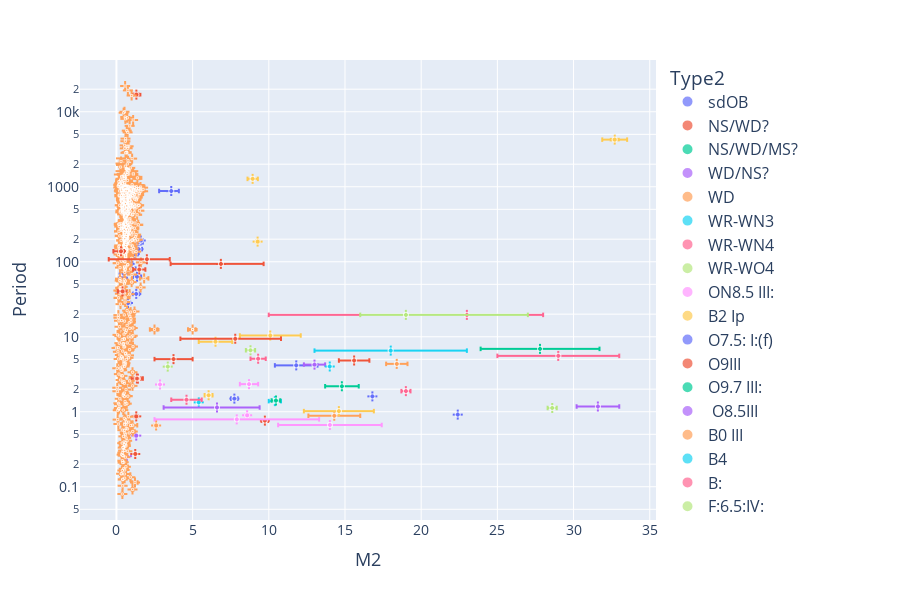

Notebook source saved alongside this figure:
### Code cell
# donor vs period
fig = plotly_vars('M2', 'Period', logx = False, logy = True, df = df_final, exclude_type2= 'NS')

### Figure 1 — Plotly figure (JSON) as saved in the notebook; plotly's stock layout.template omitted (floating-point values rounded to 4 significant figures; data arrays with more than 128 entries replaced by an {"elided": "..."} marker saying what was removed)
{"data": [{"customdata": [["Be", "HD58978"], ["Be", "HD200120"], ["Be", "HD10516"], ["Be", "HD55606"], ["Be", "HD109387"], ["Be", "HD113120"], ["Be", "HD137387"], ["Be", "HD152478"], ["Be", "HD157042"], ["Be", "HD41335"], ["Be", "HD161306"], ["Be", "HD183537"], ["Be", "HD191610"], ["Be", "HD194335"], ["Be", "HD200310"], ["Be", "HD167128"]], "error_x": {"array": [0.2, 0.145, 0.2, 0.035, 0.043, 0.31, 0.14, 0.11, 0.29, 0.22, 0.074, 0.02, 0.28, 0.27, 0.23, 0.027], "arrayminus": [0.2, 0.145, 0.2, 0.035, 0.043, 0.31, 0.14, 0.11, 0.29, 0.22, 0.074, 0.02, 0.28, 0.27, 0.23, 0.027]}, "error_y": {"array": [0.007, 0.0011, 0.0035, 0.02, 0.0058, 0.11, 0.1, 0.18, 0.04, 0.0044, 0.055, 0.0051, 0.041, 0.0029, 0.038, 0.0013], "arrayminus": [0.007, 0.0011, 0.0035, 0.02, 0.0058, 0.11, 0.1, 0.18, 0.04, 0.0044, 0.055, 0.0051, 0.041, 0.0029, 0.038, 0.0013]}, "hovertemplate": "Type2=sdOB<br>M2=%{x}<br>Period=%{y}<br>marker_size=%{marker.size}<br>Type1=%{customdata[0]}<br>System Name=%{customdata[1]}<extra></extra>", "legendgroup": "sdOB", "marker": {"color": "#636efa", "size": [5, 5, 5, 5, 5, 5, 5, 5, 5, 5, 5, 5, 5, 5, 5, 5], "sizemode": "area", "sizeref": 0.2, "symbol": "circle"}, "mode": "markers", "name": "sdOB", "showlegend": true, "type": "scattergl", "x": [1.3, 0.765, 1.2, 0.865, 0.426, 1.43, 1.6, 0.53, 1.06, 1.03, 0.784, 0.477, 0.76, 1.35, 1.45, 0.27], "xaxis": "x", "y": [37.25, 28.19, 126.7, 93.76, 61.55, 181.5, 192.1, 236.5, 176.2, 80.87, 99.31, 69.53, 359.3, 63.15, 147.6, 40.33], "yaxis": "y"}, {"customdata": [["MS", "2XMM J1255"], ["MS", "2MASS J06163552"], ["MS", "LAMOST J1123"], ["RG", "56 UMa"], ["MS", "J0606+2132"], ["MS", "G3431"]], "error_x": {"array": [0.18, 0.1, 0.03, 0.12, 0.4, NaN], "arrayminus": [0.21, 0.1, 0.03, 0.12, 0.35, NaN]}, "error_y": {"array": [1.3e-05, 1e-06, 1.8e-07, 401.0, 2e-05, 0.19], "arrayminus": [1.3e-05, 1e-06, 1.8e-07, 438.0, 2.1e-05, 0.2]}, "hovertemplate": "Type2=NS/WD?<br>M2=%{x}<br>Period=%{y}<br>marker_size=%{marker.size}<br>Type1=%{customdata[0]}<br>System Name=%{customdata[1]}<extra></extra>", "legendgroup": "NS/WD?", "marker": {"color": "#EF553B", "size": [5, 5, 5, 5, 5, 5], "sizemode": "area", "sizeref": 0.2, "symbol": "circle"}, "mode": "markers", "name": "NS/WD?", "showlegend": true, "type": "scattergl", "x": [1.41, 1.3, 1.24, 1.31, 1.34, NaN], "xaxis": "x", "y": [2.761, 0.8666, 0.2738, 16910.0, 2.774, 120.6], "yaxis": "y"}, {"customdata": [["RG", "G8441"]], "error_x": {"array": [NaN], "arrayminus": [NaN]}, "error_y": {"array": [0.08], "arrayminus": [0.12]}, "hovertemplate": "Type2=NS/WD/MS?<br>M2=%{x}<br>Period=%{y}<br>marker_size=%{marker.size}<br>Type1=%{customdata[0]}<br>System Name=%{customdata[1]}<extra></extra>", "legendgroup": "NS/WD/MS?", "marker": {"color": "#00cc96", "size": [5], "sizemode": "area", "sizeref": 0.2, "symbol": "circle"}, "mode": "markers", "name": "NS/WD/MS?", "showlegend": true, "type": "scattergl", "x": [NaN], "xaxis": "x", "y": [46.81], "yaxis": "y"}, {"customdata": [["MS", "LAMOST J2354"], ["MS", "2MASS J1527"]], "error_x": {"array": [0.05, 0.02], "arrayminus": [0.1, 0.02]}, "error_y": {"array": [1e-05, 2e-07], "arrayminus": [1e-05, 2e-07]}, "hovertemplate": "Type2=WD/NS?<br>M2=%{x}<br>Period=%{y}<br>marker_size=%{marker.size}<br>Type1=%{customdata[0]}<br>System Name=%{customdata[1]}<extra></extra>", "legendgroup": "WD/NS?", "marker": {"color": "#ab63fa", "size": [5, 5], "sizemode": "area", "sizeref": 0.2, "symbol": "circle"}, "mode": "markers", "name": "WD/NS?", "showlegend": true, "type": "scattergl", "x": [1.3, 0.69], "xaxis": "x", "y": [0.4799, 0.2557], "yaxis": "y"}, {"customdata": {"elided": "3618x2 str values"}, "error_x": {"array": {"elided": "3618 float values"}, "arrayminus": {"elided": "3618 float values"}}, "error_y": {"array": {"elided": "3618 float values"}, "arrayminus": {"elided": "3618 float values"}}, "hovertemplate": "Type2=WD<br>M2=%{x}<br>Period=%{y}<br>marker_size=%{marker.size}<br>Type1=%{customdata[0]}<br>System Name=%{customdata[1]}<extra></extra>", "legendgroup": "WD", "marker": {"color": "#FFA15A", "size": {"elided": "3618 int values"}, "sizemode": "area", "sizeref": 0.2, "symbol": "circle"}, "mode": "markers", "name": "WD", "showlegend": true, "type": "scattergl", "x": {"elided": "3618 float values"}, "xaxis": "x", "y": {"elided": "3618 float values"}, "yaxis": "y"}, {"customdata": [["O-O9", "SMC AB 3"], ["O-O5.5 V", "SMC AB 6"]], "error_x": {"array": [NaN, 5.0], "arrayminus": [NaN, 5.0]}, "error_y": {"array": [0.005, 4e-05], "arrayminus": [0.005, 4e-05]}, "hovertemplate": "Type2=WR-WN3<br>M2=%{x}<br>Period=%{y}<br>marker_size=%{marker.size}<br>Type1=%{customdata[0]}<br>System Name=%{customdata[1]}<extra></extra>", "legendgroup": "WR-WN3", "marker": {"color": "#19d3f3", "size": [5, 5], "sizemode": "area", "sizeref": 0.2, "symbol": "circle"}, "mode": "markers", "name": "WR-WN3", "showlegend": true, "type": "scattergl", "x": [NaN, 18.0], "xaxis": "x", "y": [10.05, 6.538], "yaxis": "y"}, {"customdata": [["O-O6 I", "SMC AB 7"]], "error_x": {"array": [5.0], "arrayminus": [13.0]}, "error_y": {"array": [0.0005], "arrayminus": [0.0005]}, "hovertemplate": "Type2=WR-WN4<br>M2=%{x}<br>Period=%{y}<br>marker_size=%{marker.size}<br>Type1=%{customdata[0]}<br>System Name=%{customdata[1]}<extra></extra>", "legendgroup": "WR-WN4", "marker": {"color": "#FF6692", "size": [5], "sizemode": "area", "sizeref": 0.2, "symbol": "circle"}, "mode": "markers", "name": "WR-WN4", "showlegend": true, "type": "scattergl", "x": [23.0], "xaxis": "x", "y": [19.56], "yaxis": "y"}, {"customdata": [["O-O4 V", "SMC AB 8"]], "error_x": {"array": [8.0], "arrayminus": [3.0]}, "error_y": {"array": [0.0005], "arrayminus": [0.0005]}, "hovertemplate": "Type2=WR-WO4<br>M2=%{x}<br>Period=%{y}<br>marker_size=%{marker.size}<br>Type1=%{customdata[0]}<br>System Name=%{customdata[1]}<extra></extra>", "legendgroup": "WR-WO4", "marker": {"color": "#B6E880", "size": [5], "sizemode": "area", "sizeref": 0.2, "symbol": "circle"}, "mode": "markers", "name": "WR-WO4", "showlegend": true, "type": "scattergl", "x": [19.0], "xaxis": "x", "y": [19.56], "yaxis": "y"}, {"customdata": [["O9.7: V:", "VFTS 061"]], "error_x": {"array": [0.6], "arrayminus": [0.6]}, "error_y": {"array": [7e-06], "arrayminus": [7e-06]}, "hovertemplate": "Type2=ON8.5 III:<br>M2=%{x}<br>Period=%{y}<br>marker_size=%{marker.size}<br>Type1=%{customdata[0]}<br>System Name=%{customdata[1]}<extra></extra>", "legendgroup": "ON8.5 III:", "marker": {"color": "#FF97FF", "size": [5], "sizemode": "area", "sizeref": 0.2, "symbol": "circle"}, "mode": "markers", "name": "ON8.5 III:", "showlegend": true, "type": "scattergl", "x": [8.7], "xaxis": "x", "y": [2.333], "yaxis": "y"}, {"customdata": [["O9 III:", "VFTS 652"]], "error_x": {"array": [1.1], "arrayminus": [1.1]}, "error_y": {"array": [0.00015], "arrayminus": [0.00015]}, "hovertemplate": "Type2=B2 Ip<br>M2=%{x}<br>Period=%{y}<br>marker_size=%{marker.size}<br>Type1=%{customdata[0]}<br>System Name=%{customdata[1]}<extra></extra>", "legendgroup": "B2 Ip", "marker": {"color": "#FECB52", "size": [5], "sizemode": "area", "sizeref": 0.2, "symbol": "circle"}, "mode": "markers", "name": "B2 Ip", "showlegend": true, "type": "scattergl", "x": [6.5], "xaxis": "x", "y": [8.589], "yaxis": "y"}, {"customdata": [["ON9 Ia", "VFTS 538"]], "error_x": {"array": [1.4], "arrayminus": [1.4]}, "error_y": {"array": [2.3e-05], "arrayminus": [2.3e-05]}, "hovertemplate": "Type2=O7.5: I:(f)<br>M2=%{x}<br>Period=%{y}<br>marker_size=%{marker.size}<br>Type1=%{customdata[0]}<br>System Name=%{customdata[1]}<extra></extra>", "legendgroup": "O7.5: I:(f)", "marker": {"color": "#636efa", "size": [5], "sizemode": "area", "sizeref": 0.2, "symbol": "circle"}, "mode": "markers", "name": "O7.5: I:(f)", "showlegend": true, "type": "scattergl", "x": [11.8], "xaxis": "x", "y": [4.16], "yaxis": "y"}, {"customdata": [["O8V:", "HV 2543"]], "error_x": {"array": [1.0], "arrayminus": [1.0]}, "error_y": {"array": [4e-06], "arrayminus": [4e-06]}, "hovertemplate": "Type2=O9III<br>M2=%{x}<br>Period=%{y}<br>marker_size=%{marker.size}<br>Type1=%{customdata[0]}<br>System Name=%{customdata[1]}<extra></extra>", "legendgroup": "O9III", "marker": {"color": "#EF553B", "size": [5], "sizemode": "area", "sizeref": 0.2, "symbol": "circle"}, "mode": "markers", "name": "O9III", "showlegend": true, "type": "scattergl", "x": [15.6], "xaxis": "x", "y": [4.829], "yaxis": "y"}, {"customdata": [["O7::", "VFTS 450"]], "error_x": {"array": [3.9], "arrayminus": [3.9]}, "error_y": {"array": [2.7e-05], "arrayminus": [2.7e-05]}, "hovertemplate": "Type2=O9.7 III:<br>M2=%{x}<br>Period=%{y}<br>marker_size=%{marker.size}<br>Type1=%{customdata[0]}<br>System Name=%{customdata[1]}<extra></extra>", "legendgroup": "O9.7 III:", "marker": {"color": "#00cc96", "size": [5], "sizemode": "area", "sizeref": 0.2, "symbol": "circle"}, "mode": "markers", "name": "O9.7 III:", "showlegend": true, "type": "scattergl", "x": [27.8], "xaxis": "x", "y": [6.892], "yaxis": "y"}, {"customdata": [["O7V", "W61 28-22"]], "error_x": {"array": [0.7], "arrayminus": [0.7]}, "error_y": {"array": [1e-06], "arrayminus": [1e-06]}, "hovertemplate": "Type2= O8.5III<br>M2=%{x}<br>Period=%{y}<br>marker_size=%{marker.size}<br>Type1=%{customdata[0]}<br>System Name=%{customdata[1]}<extra></extra>", "legendgroup": " O8.5III", "marker": {"color": "#ab63fa", "size": [5], "sizemode": "area", "sizeref": 0.2, "symbol": "circle"}, "mode": "markers", "name": " O8.5III", "showlegend": true, "type": "scattergl", "x": [13.0], "xaxis": "x", "y": [4.251], "yaxis": "y"}, {"customdata": [["O7 III", "HV 2241"]], "error_x": {"array": [0.7], "arrayminus": [0.7]}, "error_y": {"array": [1e-06], "arrayminus": [1e-06]}, "hovertemplate": "Type2=B0 III<br>M2=%{x}<br>Period=%{y}<br>marker_size=%{marker.size}<br>Type1=%{customdata[0]}<br>System Name=%{customdata[1]}<extra></extra>", "legendgroup": "B0 III", "marker": {"color": "#FFA15A", "size": [5], "sizemode": "area", "sizeref": 0.2, "symbol": "circle"}, "mode": "markers", "name": "B0 III", "showlegend": true, "type": "scattergl", "x": [18.4], "xaxis": "x", "y": [4.343], "yaxis": "y"}, {"customdata": [["B2V", "TT Aur"]], "error_x": {"array": [NaN], "arrayminus": [NaN]}, "error_y": {"array": [1e-06], "arrayminus": [1e-06]}, "hovertemplate": "Type2=B4<br>M2=%{x}<br>Period=%{y}<br>marker_size=%{marker.size}<br>Type1=%{customdata[0]}<br>System Name=%{customdata[1]}<extra></extra>", "legendgroup": "B4", "marker": {"color": "#19d3f3", "size": [5], "sizemode": "area", "sizeref": 0.2, "symbol": "circle"}, "mode": "markers", "name": "B4", "showlegend": true, "type": "scattergl", "x": [5.4], "xaxis": "x", "y": [1.333], "yaxis": "y"}, {"customdata": [["B1V", "Mu1 Sco"]], "error_x": {"array": [1.0], "arrayminus": [1.0]}, "error_y": {"array": [1e-05], "arrayminus": [1e-05]}, "hovertemplate": "Type2=B:<br>M2=%{x}<br>Period=%{y}<br>marker_size=%{marker.size}<br>Type1=%{customdata[0]}<br>System Name=%{customdata[1]}<extra></extra>", "legendgroup": "B:", "marker": {"color": "#FF6692", "size": [5], "sizemode": "area", "sizeref": 0.2, "symbol": "circle"}, "mode": "markers", "name": "B:", "showlegend": true, "type": "scattergl", "x": [4.6], "xaxis": "x", "y": [1.446], "yaxis": "y"}, {"customdata": [["B3", "SV Gem"]], "error_x": {"array": [NaN], "arrayminus": [NaN]}, "error_y": {"array": [NaN], "arrayminus": [NaN]}, "hovertemplate": "Type2=F:6.5:IV:<br>M2=%{x}<br>Period=%{y}<br>marker_size=%{marker.size}<br>Type1=%{customdata[0]}<br>System Name=%{customdata[1]}<extra></extra>", "legendgroup": "F:6.5:IV:", "marker": {"color": "#B6E880", "size": [5], "sizemode": "area", "sizeref": 0.2, "symbol": "circle"}, "mode": "markers", "name": "F:6.5:IV:", "showlegend": true, "type": "scattergl", "x": [3.37], "xaxis": "x", "y": [4.0], "yaxis": "y"}, {"customdata": [["B2.5V", "V454 Cyg"]], "error_x": {"array": [NaN], "arrayminus": [NaN]}, "error_y": {"array": [NaN], "arrayminus": [NaN]}, "hovertemplate": "Type2=B7III<br>M2=%{x}<br>Period=%{y}<br>marker_size=%{marker.size}<br>Type1=%{customdata[0]}<br>System Name=%{customdata[1]}<extra></extra>", "legendgroup": "B7III", "marker": {"color": "#FF97FF", "size": [5], "sizemode": "area", "sizeref": 0.2, "symbol": "circle"}, "mode": "markers", "name": "B7III", "showlegend": true, "type": "scattergl", "x": [2.86], "xaxis": "x", "y": [2.31], "yaxis": "y"}, {"customdata": [["MS", "Gaia BH1"], ["RG", "Gaia BH2"], ["RG", "Gaia BH3"], ["O7V", "VFTS 243"], ["MS", "NGC 3201 #12560"], ["O6.5III", "HD 130298"]], "error_x": {"array": [0.1, 0.34, 0.82, 2.0, NaN, NaN], "arrayminus": [0.1, 0.34, 0.82, 2.0, NaN, NaN]}, "error_y": {"array": [0.003, 0.6, 98.5, 0.0004, 0.09, 0.000854], "arrayminus": [0.003, 0.6, 98.5, 0.0004, 0.09, 0.000854]}, "hovertemplate": "Type2=BH<br>M2=%{x}<br>Period=%{y}<br>marker_size=%{marker.size}<br>Type1=%{customdata[0]}<br>System Name=%{customdata[1]}<extra></extra>", "legendgroup": "BH", "marker": {"color": "#FECB52", "size": [5, 5, 5, 5, 5, 5], "sizemode": "area", "sizeref": 0.2, "symbol": "circle"}, "mode": "markers", "name": "BH", "showlegend": true, "type": "scattergl", "x": [9.27, 8.94, 32.7, 10.1, NaN, NaN], "xaxis": "x", "y": [185.4, 1277.0, 4253.0, 10.4, 167.0, 14.63], "yaxis": "y"}, {"customdata": [["RG", "G3425"]], "error_x": {"array": [0.5], "arrayminus": [0.8]}, "error_y": {"array": [2.0], "arrayminus": [2.0]}, "hovertemplate": "Type2=BH?<br>M2=%{x}<br>Period=%{y}<br>marker_size=%{marker.size}<br>Type1=%{customdata[0]}<br>System Name=%{customdata[1]}<extra></extra>", "legendgroup": "BH?", "marker": {"color": "#636efa", "size": [5], "sizemode": "area", "sizeref": 0.2, "symbol": "circle"}, "mode": "markers", "name": "BH?", "showlegend": true, "type": "scattergl", "x": [3.6], "xaxis": "x", "y": [877.0], "yaxis": "y"}, {"customdata": [["B", "VFTS 291"], ["B3Ve", "LB-1"], ["MS", "NGC 1850 BH1"], ["B2-3Ve", "HR 6819"], ["B0-1Ve", "2dFS 163"], ["Be", "2dFS 2553"], ["O9Ve", "Sk -71 35"], ["Be", "SMCSGS-FS 69"], ["?", "Gamma Columbae"], ["B", "Upsilon Sagittarii"]], "error_x": {"array": [1.5, 0.4, 1.25, 0.1, 1.5, 2.8, 3.0, 0.8, 0.5, 0.2], "arrayminus": [2.5, 0.4, 1.25, 0.3, 1.8, 3.3, 3.6, 1.5, 0.5, 0.5]}, "error_y": {"array": [0.038, 0.0097, NaN, 0.112, NaN, 0.08, NaN, NaN, NaN, NaN], "arrayminus": [0.038, 0.0097, NaN, 0.112, NaN, 0.07, NaN, NaN, NaN, NaN]}, "hovertemplate": "Type2=SS<br>M2=%{x}<br>Period=%{y}<br>marker_size=%{marker.size}<br>Type1=%{customdata[0]}<br>System Name=%{customdata[1]}<extra></extra>", "legendgroup": "SS", "marker": {"color": "#EF553B", "size": [5, 5, 5, 5, 5, 5, 5, 5, 5, 5], "sizemode": "area", "sizeref": 0.2, "symbol": "circle"}, "mode": "markers", "name": "SS", "showlegend": true, "type": "scattergl", "x": [2.0, 1.5, 3.75, 0.4, 3.96, 6.86, 7.8, 2.8, 4.5, 0.3], "xaxis": "x", "y": [108.1, 78.8, 5.04, 40.34, NaN, 93.6, 9.399, NaN, NaN, 137.9], "yaxis": "y"}, {"customdata": [["O6-7:(f):, Contact", "LSS 3074"]], "error_x": {"array": [1.1], "arrayminus": [1.1]}, "error_y": {"array": [0.0006], "arrayminus": [0.0006]}, "hovertemplate": "Type2=O4 f +, Contact<br>M2=%{x}<br>Period=%{y}<br>marker_size=%{marker.size}<br>Type1=%{customdata[0]}<br>System Name=%{customdata[1]}<extra></extra>", "legendgroup": "O4 f +, Contact", "marker": {"color": "#00cc96", "size": [5], "sizemode": "area", "sizeref": 0.2, "symbol": "circle"}, "mode": "markers", "name": "O4 f +, Contact", "showlegend": true, "type": "scattergl", "x": [14.8], "xaxis": "x", "y": [2.185], "yaxis": "y"}, {"customdata": [["O4.5-6V, Contact", "MY Cam"]], "error_x": {"array": [1.4], "arrayminus": [1.4]}, "error_y": {"array": [1.5e-06], "arrayminus": [1.5e-06]}, "hovertemplate": "Type2=O6V, Contact<br>M2=%{x}<br>Period=%{y}<br>marker_size=%{marker.size}<br>Type1=%{customdata[0]}<br>System Name=%{customdata[1]}<extra></extra>", "legendgroup": "O6V, Contact", "marker": {"color": "#ab63fa", "size": [5], "sizemode": "area", "sizeref": 0.2, "symbol": "circle"}, "mode": "markers", "name": "O6V, Contact", "showlegend": true, "type": "scattergl", "x": [31.6], "xaxis": "x", "y": [1.175], "yaxis": "y"}, {"customdata": [["O9V, Contact", "OGLE SMC-SC10 108086"]], "error_x": {"array": [1.7], "arrayminus": [1.7]}, "error_y": {"array": [NaN], "arrayminus": [NaN]}, "hovertemplate": "Type2=O9.5-B0V, Contact<br>M2=%{x}<br>Period=%{y}<br>marker_size=%{marker.size}<br>Type1=%{customdata[0]}<br>System Name=%{customdata[1]}<extra></extra>", "legendgroup": "O9.5-B0V, Contact", "marker": {"color": "#FFA15A", "size": [5], "sizemode": "area", "sizeref": 0.2, "symbol": "circle"}, "mode": "markers", "name": "O9.5-B0V, Contact", "showlegend": true, "type": "scattergl", "x": [14.3], "xaxis": "x", "y": [0.8831], "yaxis": "y"}, {"customdata": [["O7V, Contact", "TU Mus"]], "error_x": {"array": [0.4], "arrayminus": [0.4]}, "error_y": {"array": [1.7e-06], "arrayminus": [1.7e-06]}, "hovertemplate": "Type2=O8V, Contact<br>M2=%{x}<br>Period=%{y}<br>marker_size=%{marker.size}<br>Type1=%{customdata[0]}<br>System Name=%{customdata[1]}<extra></extra>", "legendgroup": "O8V, Contact", "marker": {"color": "#19d3f3", "size": [5], "sizemode": "area", "sizeref": 0.2, "symbol": "circle"}, "mode": "markers", "name": "O8V, Contact", "showlegend": true, "type": "scattergl", "x": [10.4], "xaxis": "x", "y": [1.387], "yaxis": "y"}, {"customdata": [["O6.5V((f)), Contact", "V382 Cyg"]], "error_x": {"array": [0.3], "arrayminus": [0.3]}, "error_y": {"array": [7e-06], "arrayminus": [7e-06]}, "hovertemplate": "Type2=O6V((f)), Contact<br>M2=%{x}<br>Period=%{y}<br>marker_size=%{marker.size}<br>Type1=%{customdata[0]}<br>System Name=%{customdata[1]}<extra></extra>", "legendgroup": "O6V((f)), Contact", "marker": {"color": "#FF6692", "size": [5], "sizemode": "area", "sizeref": 0.2, "symbol": "circle"}, "mode": "markers", "name": "O6V((f)), Contact", "showlegend": true, "type": "scattergl", "x": [19.0], "xaxis": "x", "y": [1.886], "yaxis": "y"}, {"customdata": [["O4.5 V(n)((fc))z, Contact", "VFTS 352"]], "error_x": {"array": [0.3], "arrayminus": [0.3]}, "error_y": {"array": [4e-07], "arrayminus": [4e-07]}, "hovertemplate": "Type2=O5.5 V(n)((fc))z, Contact<br>M2=%{x}<br>Period=%{y}<br>marker_size=%{marker.size}<br>Type1=%{customdata[0]}<br>System Name=%{customdata[1]}<extra></extra>", "legendgroup": "O5.5 V(n)((fc))z, Contact", "marker": {"color": "#B6E880", "size": [5], "sizemode": "area", "sizeref": 0.2, "symbol": "circle"}, "mode": "markers", "name": "O5.5 V(n)((fc))z, Contact", "showlegend": true, "type": "scattergl", "x": [28.6], "xaxis": "x", "y": [1.124], "yaxis": "y"}, {"customdata": [["B1V, Contact", "CT Tau"], ["B1V, Contact", "GU Mon"]], "error_x": {"array": [3.4, 0.12], "arrayminus": [3.4, 0.12]}, "error_y": {"array": [1.6e-07, 5.6e-07], "arrayminus": [1.6e-07, 5.6e-07]}, "hovertemplate": "Type2=B1V, Contact<br>M2=%{x}<br>Period=%{y}<br>marker_size=%{marker.size}<br>Type1=%{customdata[0]}<br>System Name=%{customdata[1]}<extra></extra>", "legendgroup": "B1V, Contact", "marker": {"color": "#FF97FF", "size": [5, 5], "sizemode": "area", "sizeref": 0.2, "symbol": "circle"}, "mode": "markers", "name": "B1V, Contact", "showlegend": true, "type": "scattergl", "x": [14.01, 8.58], "xaxis": "x", "y": [0.6668, 0.8966], "yaxis": "y"}, {"customdata": [["B, Contact?", "SV Cen"]], "error_x": {"array": [0.26], "arrayminus": [0.26]}, "error_y": {"array": [0.001], "arrayminus": [0.001]}, "hovertemplate": "Type2=B, Contact?<br>M2=%{x}<br>Period=%{y}<br>marker_size=%{marker.size}<br>Type1=%{customdata[0]}<br>System Name=%{customdata[1]}<extra></extra>", "legendgroup": "B, Contact?", "marker": {"color": "#FECB52", "size": [5], "sizemode": "area", "sizeref": 0.2, "symbol": "circle"}, "mode": "markers", "name": "B, Contact?", "showlegend": true, "type": "scattergl", "x": [6.05], "xaxis": "x", "y": [1.658], "yaxis": "y"}, {"customdata": [["B0.5V, Contact", "V606 Cen"]], "error_x": {"array": [0.22], "arrayminus": [0.22]}, "error_y": {"array": [1.1e-06], "arrayminus": [1.1e-06]}, "hovertemplate": "Type2=B2V, Contact<br>M2=%{x}<br>Period=%{y}<br>marker_size=%{marker.size}<br>Type1=%{customdata[0]}<br>System Name=%{customdata[1]}<extra></extra>", "legendgroup": "B2V, Contact", "marker": {"color": "#636efa", "size": [5], "sizemode": "area", "sizeref": 0.2, "symbol": "circle"}, "mode": "markers", "name": "B2V, Contact", "showlegend": true, "type": "scattergl", "x": [7.74], "xaxis": "x", "y": [1.495], "yaxis": "y"}, {"customdata": [["B1-1.5V, Contact", "V701 Sco"]], "error_x": {"array": [0.22], "arrayminus": [0.22]}, "error_y": {"array": [1.3e-06], "arrayminus": [1.3e-06]}, "hovertemplate": "Type2=B1-1.5V, Contact<br>M2=%{x}<br>Period=%{y}<br>marker_size=%{marker.size}<br>Type1=%{customdata[0]}<br>System Name=%{customdata[1]}<extra></extra>", "legendgroup": "B1-1.5V, Contact", "marker": {"color": "#EF553B", "size": [5], "sizemode": "area", "sizeref": 0.2, "symbol": "circle"}, "mode": "markers", "name": "B1-1.5V, Contact", "showlegend": true, "type": "scattergl", "x": [9.74], "xaxis": "x", "y": [0.7619], "yaxis": "y"}, {"customdata": [["B0V, Contact", "V745 Cas"]], "error_x": {"array": [0.28], "arrayminus": [0.28]}, "error_y": {"array": [7e-06], "arrayminus": [7e-06]}, "hovertemplate": "Type2=B1-2 IV/V, Contact<br>M2=%{x}<br>Period=%{y}<br>marker_size=%{marker.size}<br>Type1=%{customdata[0]}<br>System Name=%{customdata[1]}<extra></extra>", "legendgroup": "B1-2 IV/V, Contact", "marker": {"color": "#00cc96", "size": [5], "sizemode": "area", "sizeref": 0.2, "symbol": "circle"}, "mode": "markers", "name": "B1-2 IV/V, Contact", "showlegend": true, "type": "scattergl", "x": [10.47], "xaxis": "x", "y": [1.411], "yaxis": "y"}, {"customdata": [["B0V, Contact", "VFTS 066"]], "error_x": {"array": [2.8], "arrayminus": [3.5]}, "error_y": {"array": [7e-06], "arrayminus": [7e-06]}, "hovertemplate": "Type2=B1.5III, Contact<br>M2=%{x}<br>Period=%{y}<br>marker_size=%{marker.size}<br>Type1=%{customdata[0]}<br>System Name=%{customdata[1]}<extra></extra>", "legendgroup": "B1.5III, Contact", "marker": {"color": "#ab63fa", "size": [5], "sizemode": "area", "sizeref": 0.2, "symbol": "circle"}, "mode": "markers", "name": "B1.5III, Contact", "showlegend": true, "type": "scattergl", "x": [6.6], "xaxis": "x", "y": [1.141], "yaxis": "y"}, {"customdata": [["B5V, Contact", "RZ Pyx"]], "error_x": {"array": [0.1], "arrayminus": [0.1]}, "error_y": {"array": [3.4e-05], "arrayminus": [3.4e-05]}, "hovertemplate": "Type2=B5/7V, Contact<br>M2=%{x}<br>Period=%{y}<br>marker_size=%{marker.size}<br>Type1=%{customdata[0]}<br>System Name=%{customdata[1]}<extra></extra>", "legendgroup": "B5/7V, Contact", "marker": {"color": "#FFA15A", "size": [5], "sizemode": "area", "sizeref": 0.2, "symbol": "circle"}, "mode": "markers", "name": "B5/7V, Contact", "showlegend": true, "type": "scattergl", "x": [2.61], "xaxis": "x", "y": [0.6563], "yaxis": "y"}, {"customdata": [["O9II, Contact", "LY Aur"]], "error_x": {"array": [NaN], "arrayminus": [NaN]}, "error_y": {"array": [NaN], "arrayminus": [NaN]}, "hovertemplate": "Type2=O9III, Contact<br>M2=%{x}<br>Period=%{y}<br>marker_size=%{marker.size}<br>Type1=%{customdata[0]}<br>System Name=%{customdata[1]}<extra></extra>", "legendgroup": "O9III, Contact", "marker": {"color": "#19d3f3", "size": [5], "sizemode": "area", "sizeref": 0.2, "symbol": "circle"}, "mode": "markers", "name": "O9III, Contact", "showlegend": true, "type": "scattergl", "x": [14.0], "xaxis": "x", "y": [4.02], "yaxis": "y"}, {"customdata": [["O9.5V, Contact", "XZ Cep"], ["B0-B.05III , Contact", "V348 Car"]], "error_x": {"array": [0.5, 4.0], "arrayminus": [0.5, 4.0]}, "error_y": {"array": [NaN, NaN], "arrayminus": [NaN, NaN]}, "hovertemplate": "Type2=B1III, Contact<br>M2=%{x}<br>Period=%{y}<br>marker_size=%{marker.size}<br>Type1=%{customdata[0]}<br>System Name=%{customdata[1]}<extra></extra>", "legendgroup": "B1III, Contact", "marker": {"color": "#FF6692", "size": [5, 5], "sizemode": "area", "sizeref": 0.2, "symbol": "circle"}, "mode": "markers", "name": "B1III, Contact", "showlegend": true, "type": "scattergl", "x": [9.3, 29.0], "xaxis": "x", "y": [5.097, 5.562], "yaxis": "y"}, {"customdata": [["O6.5-7 Ia, Contact", "V729 Cyg"]], "error_x": {"array": [0.3], "arrayminus": [0.3]}, "error_y": {"array": [2.8e-05], "arrayminus": [2.8e-05]}, "hovertemplate": "Type2=Ofpe/WN9, Contact<br>M2=%{x}<br>Period=%{y}<br>marker_size=%{marker.size}<br>Type1=%{customdata[0]}<br>System Name=%{customdata[1]}<extra></extra>", "legendgroup": "Ofpe/WN9, Contact", "marker": {"color": "#B6E880", "size": [5], "sizemode": "area", "sizeref": 0.2, "symbol": "circle"}, "mode": "markers", "name": "Ofpe/WN9, Contact", "showlegend": true, "type": "scattergl", "x": [8.8], "xaxis": "x", "y": [6.598], "yaxis": "y"}, {"customdata": [["B, Contact", "BH Cen"]], "error_x": {"array": [5.4], "arrayminus": [5.4]}, "error_y": {"array": [NaN], "arrayminus": [NaN]}, "hovertemplate": "Type2=B, Contact<br>M2=%{x}<br>Period=%{y}<br>marker_size=%{marker.size}<br>Type1=%{customdata[0]}<br>System Name=%{customdata[1]}<extra></extra>", "legendgroup": "B, Contact", "marker": {"color": "#FF97FF", "size": [5], "sizemode": "area", "sizeref": 0.2, "symbol": "circle"}, "mode": "markers", "name": "B, Contact", "showlegend": true, "type": "scattergl", "x": [7.9], "xaxis": "x", "y": [0.7916], "yaxis": "y"}, {"customdata": [["O9V, Contact", "HD 64315B"]], "error_x": {"array": [2.3], "arrayminus": [2.3]}, "error_y": {"array": [8e-07], "arrayminus": [8e-07]}, "hovertemplate": "Type2=O9V, Contact<br>M2=%{x}<br>Period=%{y}<br>marker_size=%{marker.size}<br>Type1=%{customdata[0]}<br>System Name=%{customdata[1]}<extra></extra>", "legendgroup": "O9V, Contact", "marker": {"color": "#FECB52", "size": [5], "sizemode": "area", "sizeref": 0.2, "symbol": "circle"}, "mode": "markers", "name": "O9V, Contact", "showlegend": true, "type": "scattergl", "x": [14.6], "xaxis": "x", "y": [1.019], "yaxis": "y"}, {"customdata": [["O, Contact", "DIRECT V4741 M31A"], ["O, Contact", "DIRECT V1555 M31A"]], "error_x": {"array": [NaN, NaN], "arrayminus": [NaN, NaN]}, "error_y": {"array": [NaN, NaN], "arrayminus": [NaN, NaN]}, "hovertemplate": "Type2=O, Contact<br>M2=%{x}<br>Period=%{y}<br>marker_size=%{marker.size}<br>Type1=%{customdata[0]}<br>System Name=%{customdata[1]}<extra></extra>", "legendgroup": "O, Contact", "marker": {"color": "#636efa", "size": [5, 5], "sizemode": "area", "sizeref": 0.2, "symbol": "circle"}, "mode": "markers", "name": "O, Contact", "showlegend": true, "type": "scattergl", "x": [16.8, 22.4], "xaxis": "x", "y": [1.604, 0.917], "yaxis": "y"}], "layout": {"height": 600, "legend": {"font": {"size": 16}, "itemsizing": "constant", "title": {"text": "Type2"}, "tracegroupgap": 0}, "margin": {"t": 60}, "width": 900, "xaxis": {"anchor": "y", "domain": [0, 1], "tickfont": {"size": 14}, "title": {"font": {"size": 18}, "text": "M2"}}, "yaxis": {"anchor": "x", "domain": [0, 1], "tickfont": {"size": 14}, "title": {"font": {"size": 18}, "text": "Period"}, "type": "log"}}}
